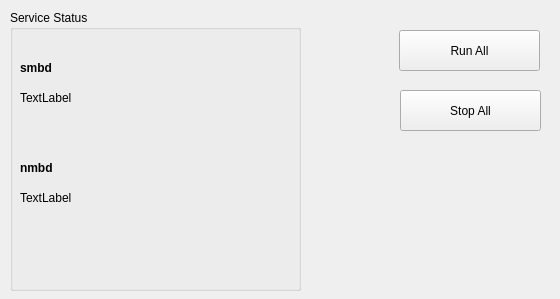
<?xml version="1.0" encoding="UTF-8"?>
<ui version="4.0">
 <class>MainWindow</class>
 <widget class="QMainWindow" name="MainWindow">
  <property name="geometry">
   <rect>
    <x>0</x>
    <y>0</y>
    <width>560</width>
    <height>299</height>
   </rect>
  </property>
  <property name="sizePolicy">
   <sizepolicy hsizetype="Fixed" vsizetype="Fixed">
    <horstretch>0</horstretch>
    <verstretch>0</verstretch>
   </sizepolicy>
  </property>
  <property name="windowTitle">
   <string>MainWindow</string>
  </property>
  <widget class="QWidget" name="centralwidget">
   <widget class="QPushButton" name="pushButton">
    <property name="geometry">
     <rect>
      <x>399</x>
      <y>30</y>
      <width>141</width>
      <height>41</height>
     </rect>
    </property>
    <property name="text">
     <string>Run All</string>
    </property>
   </widget>
   <widget class="QPushButton" name="pushButton_2">
    <property name="geometry">
     <rect>
      <x>400</x>
      <y>90</y>
      <width>141</width>
      <height>41</height>
     </rect>
    </property>
    <property name="text">
     <string>Stop All</string>
    </property>
   </widget>
   <widget class="QGroupBox" name="groupBox">
    <property name="geometry">
     <rect>
      <x>10</x>
      <y>10</y>
      <width>291</width>
      <height>281</height>
     </rect>
    </property>
    <property name="title">
     <string>Service Status</string>
    </property>
    <widget class="QLabel" name="label">
     <property name="geometry">
      <rect>
       <x>10</x>
       <y>50</y>
       <width>271</width>
       <height>16</height>
      </rect>
     </property>
     <property name="text">
      <string>&lt;html&gt;&lt;head/&gt;&lt;body&gt;&lt;p&gt;&lt;span style=&quot; font-weight:700;&quot;&gt;smbd&lt;/span&gt;&lt;/p&gt;&lt;/body&gt;&lt;/html&gt;</string>
     </property>
    </widget>
    <widget class="QLabel" name="label_2">
     <property name="geometry">
      <rect>
       <x>10</x>
       <y>80</y>
       <width>271</width>
       <height>16</height>
      </rect>
     </property>
     <property name="text">
      <string>TextLabel</string>
     </property>
    </widget>
    <widget class="QLabel" name="label_3">
     <property name="geometry">
      <rect>
       <x>10</x>
       <y>150</y>
       <width>271</width>
       <height>16</height>
      </rect>
     </property>
     <property name="text">
      <string>&lt;html&gt;&lt;head/&gt;&lt;body&gt;&lt;p&gt;&lt;span style=&quot; font-weight:700;&quot;&gt;nmbd&lt;/span&gt;&lt;/p&gt;&lt;/body&gt;&lt;/html&gt;</string>
     </property>
    </widget>
    <widget class="QLabel" name="label_4">
     <property name="geometry">
      <rect>
       <x>10</x>
       <y>180</y>
       <width>271</width>
       <height>16</height>
      </rect>
     </property>
     <property name="text">
      <string>TextLabel</string>
     </property>
    </widget>
   </widget>
  </widget>
 </widget>
 <resources/>
 <connections/>
</ui>
